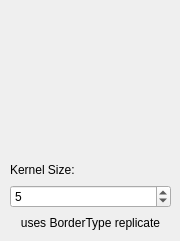
   <widget class="QWidget" name="median_tab">
    <attribute name="title">
     <string>Median</string>
    </attribute>
    <widget class="QWidget" name="layoutWidget">
     <property name="geometry">
      <rect>
       <x>10</x>
       <y>160</y>
       <width>161</width>
       <height>72</height>
      </rect>
     </property>
     <layout class="QVBoxLayout" name="verticalLayout_23">
      <item>
       <widget class="QLabel" name="label_16">
        <property name="sizePolicy">
         <sizepolicy hsizetype="Fixed" vsizetype="Preferred">
          <horstretch>0</horstretch>
          <verstretch>0</verstretch>
         </sizepolicy>
        </property>
        <property name="text">
         <string>Kernel Size:</string>
        </property>
       </widget>
      </item>
      <item>
       <widget class="QSpinBox" name="median_kernel_spin">
        <property name="minimum">
         <number>3</number>
        </property>
        <property name="maximum">
         <number>35</number>
        </property>
        <property name="singleStep">
         <number>2</number>
        </property>
        <property name="value">
         <number>5</number>
        </property>
       </widget>
      </item>
      <item>
       <widget class="QLabel" name="label_17">
        <property name="text">
         <string>uses BorderType replicate</string>
        </property>
        <property name="alignment">
         <set>Qt::AlignCenter</set>
        </property>
       </widget>
      </item>
     </layout>
    </widget>
   </widget>
